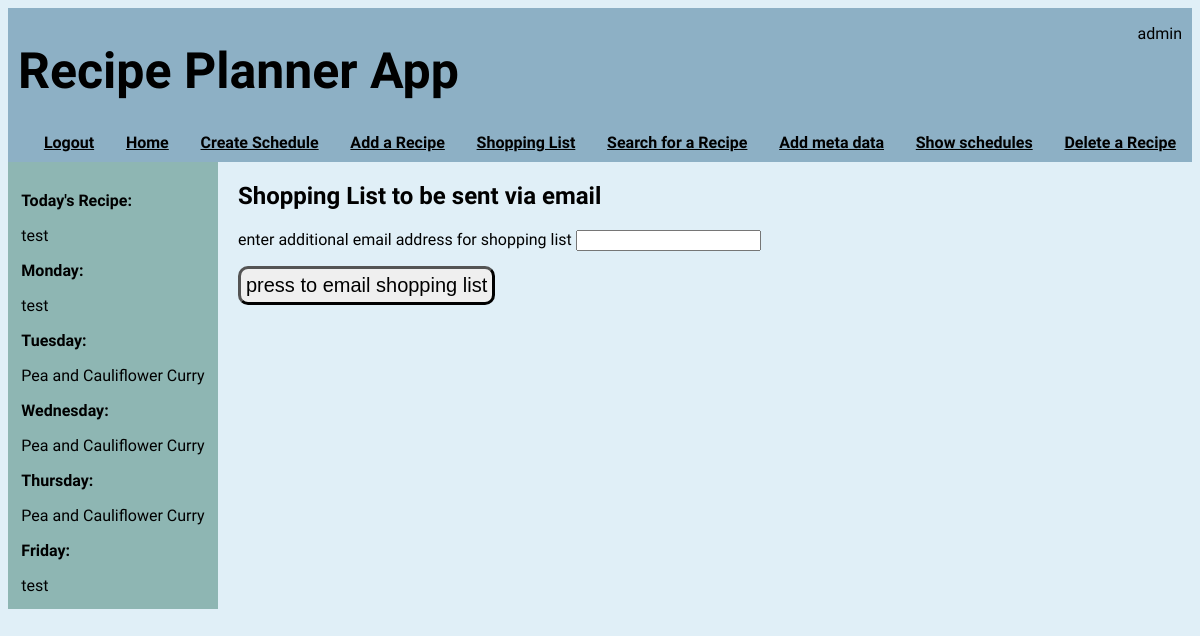
Page /post_shopping_list (signed in) on the committed database.
### application/models.py (models this page shows, shortened)
class User(db.Model, UserMixin):
    id = db.Column(db.Integer, primary_key=True)
    username = db.Column(db.String(64), index=True, unique=True)
    email = db.Column(db.String(120), index=True, unique=True)
    password_hash = db.Column(db.String(128))

class Recipes(db.Model):
    id = db.Column(db.Integer, primary_key=True)
    recipe_name = db.Column(db.String(100), nullable=False)
    recipe_description = db.Column(db.String(500))
    cuisine_id = db.Column(db.Integer, db.ForeignKey('cuisine.id'))
    quantity = db.relationship('Quantity', backref="recipes")
    method = db.relationship('Method', backref='mrecipes')

### application/routes.py (the view)
@app.route('/post_shopping_list', methods = ['GET', 'POST'])
@login_required
def post_shopping_list():
    if check_for_schedule():
        sidebar = {
        "week" : get_weekly_recipes(),
        "recipe_of_the_day" : get_recipe_of_the_day(),
        "day" : what_day_is_it(),
        "user" : current_user.username,
        "shopping_list" : create_shopping_list(),
        }
    else:
        sidebar = False
    form = PostShoppingListForm()
    if request.method == "POST":
        gmail_user = "recipeapp909@gmail.com"
        gmail_password = os.environ['GMAIL']
        print(os.environ['GMAIL'])
        sent_from = gmail_user
        email_input = form.email.data
        to = [current_user.email, email_input]
        subject = 'Ingredient list for weekly recipes'
        body =  "Weekly Shopping List\n\n"
        for ingredient in sidebar["shopping_list"]:
            body += f"{ingredient[0]} {ingredient[1]} {ingredient[2]}\n"
        email_text= "from:{}\nto:{}\nsubject:{}\n{}".format(sent_from, ",".join(to),subject,body)
        try:
            smtp_server = smtplib.SMTP_SSL("smtp.gmail.com",465)
            smtp_server.ehlo()
            smtp_server.login(gmail_user,gmail_password)
            smtp_server.sendmail(sent_from,to,email_text)
            smtp_server.close()
            message = "Email sent Successfully"
        except Exception as ex:
            message = f"Something went wrong..... +{ex}"
        return render_template("post_shopping_list.html", sidebar = sidebar, form=form, message=message)
    else:
        return render_template("post_shopping_list.html", sidebar = sidebar, form=form)

### application/forms.py
class PostShoppingListForm(FlaskForm):
    email = EmailField("enter additional email address for shopping list")
    submit = SubmitField("press to email shopping list")

### application/models.py (called while the page is built)
@login.user_loader
def load_user(id):
    return User.query.get(int(id))

### application/routes.py (called while the page is built)
def get_recipe_for_day(day_number, week_n):
    if current_user.is_authenticated:
        id = Schedule.query.filter_by(day_of_the_week = day_number, user_id = current_user.id, sched_no = week_n).first()
        if id is not None:
            day_recipe = Recipes.query.filter_by(id = id.recipe_id).first()
            return day_recipe
        else:
            return Recipes.query.filter_by(id = 1).first()

def get_weekly_recipes():
    week, week2 = [], []
    for num in range(5):
         week.append(get_recipe_for_day(num, 1))
    for num in range(5):
         week2.append(get_recipe_for_day(num, 2))
    return (week, week2)

def check_for_schedule():
    if Schedule.query.filter_by(user_id = current_user.id, sched_no = 1).first() is None:
        return False
    return True

def get_recipe_of_the_day():
    if datetime.today().weekday() == 5 or datetime.today().weekday() == 6:
        recipe_of_the_day = "It's the weekend, do your own thing"
    else:
        recipe_of_the_day = Recipes.query.filter_by(id = Schedule.query.filter_by(day_of_the_week = datetime.today().weekday(), user_id = current_user.id, sched_no = 1).first().recipe_id).first().recipe_name
    return recipe_of_the_day

def what_day_is_it():
    day = date.today()
    day = calendar.day_name[day.weekday()]

### application/templates/post_shopping_list.html (shortened to what this page needs)
{% extends 'layout.html'%}
{% block body %}
<form method="POST">
    {% if message %}
    <h1>{{ message }}</h1>
    {% else %}
    <h2>
        Shopping List to be sent via email
    </h2>
    <div class="'field">
        {{form.email.label}} {{form.email}}
    </div>
    {{ form.submit }}
    {% endif %}
</form>
{% endblock body %}

### application/templates/layout.html (shortened to what this page needs)
<!DOCTYPE html>
<html lang="en">
<head>
    <link href="../static/format.css" rel="stylesheet">
</head>
<body style="font-family: Source Sans Pro, sans-serif">
    <div class="header" >
        <div style="display:flex; justify-content: space-between;">
            <h1 style="color:rgb(0, 0, 0); font-size:50px; margin-left: 10px"> Recipe Planner App</h1>
            <p style="align-self:right; margin-right: 10px;">{{ current_user.username }}</p>
        </div>
        <div id = "links">
            {% if current_user.is_anonymous %}
            <a href="{{ url_for('login') }}">Login</a>
            {% else %}
            <a href="{{ url_for('logout') }}">Logout</a>
            {% endif %}
            <a href="{{ url_for('index') }}">Home</a>
            <a href="{{ url_for('create_weekly_schedule') }}"> Create Schedule</a>
            <a href="{{ url_for('add_recipe') }}">Add a Recipe</a>
            <a href="{{ url_for('amend_shopping_list') }}">Shopping List</a>
            <a href="{{ url_for('search_recipes') }}">Search for a Recipe</a>
            <a href="{{ url_for('add_meta') }}">Add meta data</a>
            <a href="{{ url_for('show_schedule') }}">Show schedules</a>
            {% if current_user.username == "admin" %}
            <a href="{{ url_for('delete_recipe') }}"> Delete a Recipe</a>
            {% endif %}
        </div>
    </div>
    <div class="container">
        <div id="left">
            {% if sidebar != False %}
            <p><b>Today's Recipe:</b></p>
            {{ sidebar.recipe_of_the_day }}
            <p><b>Monday:</b></p>
            {{ sidebar.week[0][0].recipe_name }}
            <p><b>Tuesday:</b></p>
            {{ sidebar.week[0][1].recipe_name }}
            <p><b>Wednesday:</b></p>
            {{ sidebar.week[0][2].recipe_name }}
            <p><b>Thursday:</b></p>
            {{ sidebar.week[0][3].recipe_name }}
            <p><b>Friday:</b></p>
            {{ sidebar.week[0][4].recipe_name }}
            {% else %}
            <p>No Schedule Set</p>
            {% endif %}
        </div>
        <div id="center">
            {% block body %}
            {% endblock body %}
        </div>
    </div>
</body>
</html>

### application/static/format.css (style rules this page uses)
html { background-color: #e0eff7; }
.header { background-color:#8db0c5; width:100%; margin: 0 auto }
#links { text-align: center; display: flex; justify-content: space-around; color:white; padding-bottom: 10px; padding-left: 20px; font-weight: bold; }
#center { padding-left: 20px; }
#submit_cuisine, #submit_recipes, #submit { padding: 5px; font-size: 20px; border-radius: 10px; border-width: 3px;margin-top: 15px; }
.container { display: flex; width : 100%; }
#left { max-width: 40%; padding: 10pt; background-color: #8eb6b3; }

### application/templates/layout.html (style rules this page uses)
a { color:rgb(0, 0, 0) }

### rows in the picture
User: username "admin"
Recipes: recipe_of_the_day "test", recipe_name "test"
Recipes: recipe_name "Pea and Cauliflower Curry"
